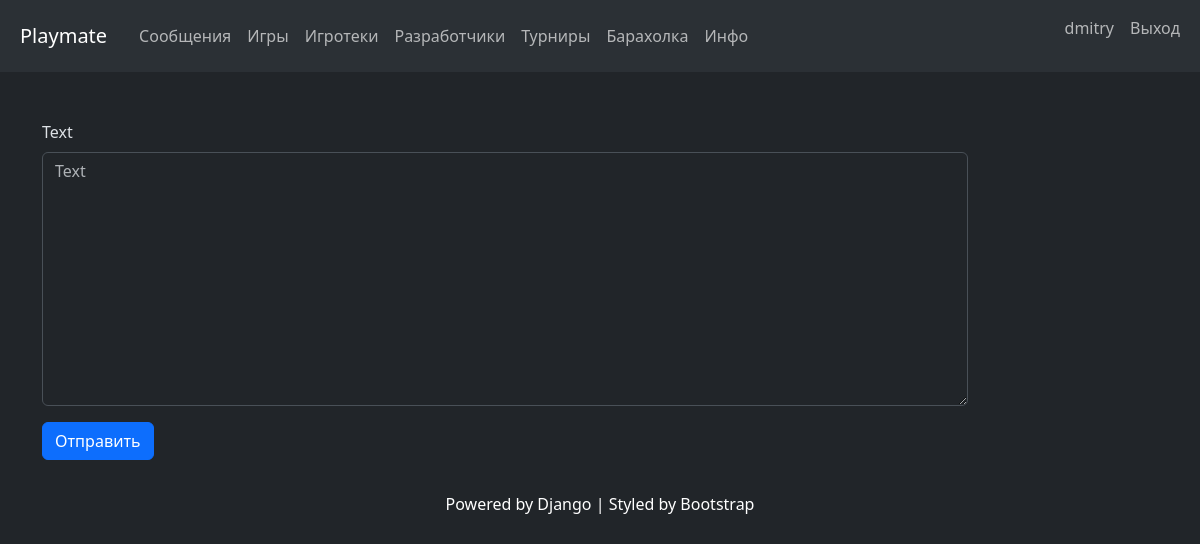
The app's page /main_app/playmate/1/messages/ (signed in), older data.
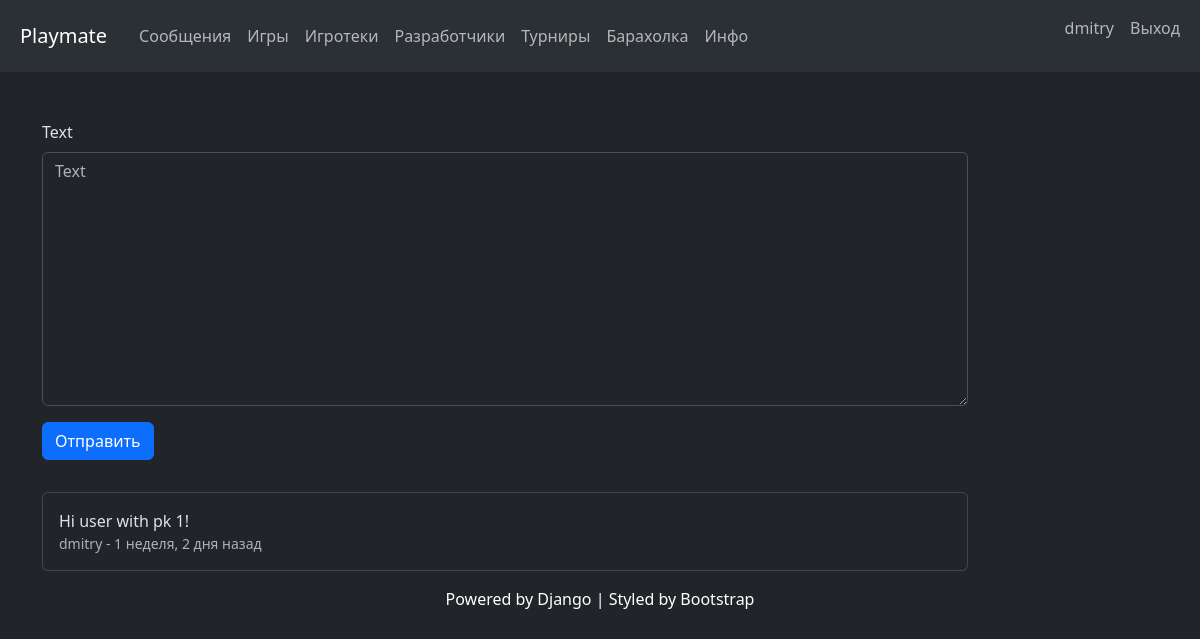
The same page, newer data.
### main_app/models.py (models this page shows)
class Message(models.Model):
    from_user = models.ForeignKey(User,
                                  on_delete=models.CASCADE,
                                  null=False,
                                  related_name='sent_messages')
    to_user = models.ForeignKey(User,
                                on_delete=models.CASCADE,
                                null=False,
                                related_name='received_messages')
    text = models.TextField(max_length=2000,
                            null=False,
                            blank=False)
    created_at = models.DateTimeField(default=timezone.now)
    read = models.BooleanField(default=False,
                               null=False)
    objects = models.Manager()
    mngr = MessagesManager()
    class Meta:
        verbose_name = "Сообщения"
        verbose_name_plural = "Сообщения"
        ordering = ['-created_at']

### main_app/views.py (the view, shortened to what this page needs)
class MessageCreateView(LoginRequiredMixin, CreateView):
    model = Message
    fields = ['text']
    template_name = 'main_app/messages.html'
    def get_context_data(self, **kwargs):
        context = super().get_context_data(**kwargs)
        playmate_id = self.kwargs.get('pk')
        user = self.request.user
        message_filters = (Q(from_user__pk=playmate_id) | Q(to_user__pk=playmate_id))
        context['messages'] = Message.mngr.get_my_msgs(user=user).filter(message_filters)
        return context

### main_app/models.py (called while the page is built)
    def get_my_msgs(self, user):
        return self.filter(Q(to_user=user) | Q(from_user=user))

### main_app/templatetags/active_page.py (called while the page is built)
@register.simple_tag
def active_url(request, path_name, *args, **kwargs):
    try:
        url = reverse(path_name, args=args, kwargs=kwargs)
        if url == request.path:
            return 'active'
    except NoReverseMatch:
        pass
    return ''

### templates/main_app/messages.html (shortened to what this page needs)
{% extends 'base.html' %}
{% load django_bootstrap5 %}
{% block content %}
<div class="container-sm mt-5">
    <div class="row mb-3 justify-content-start">
        <div class="col-10">
            <form method="post" class="form">
                {% bootstrap_form form %}
                {% bootstrap_button button_type='submit' content='Отправить' %}
            </form>
        </div>
    </div>
    {% for message in messages %}
        <div class="row mb-3 {% if message.from_user == request.user %}justify-content-start{% else %}justify-content-end{% endif %}">
            <div class="col-10">
                <div class="card">
                    <div class="card-body">
                        <p class="card-text mb-0">{{ message.text }}</p>
                        <small class="text-muted">
                            {{ message.from_user.username }} - {{ message.created_at|timesince }} назад
                        </small>
                    </div>
                </div>
            </div>
        </div>
    {% endfor %}
</div>
{% endblock %}

Row changes from the older to the newer data that the page shows:
added Message: text "Hi user with pk 1!", from_user.username "dmitry", created_at "1 неделя, 2 дня"
